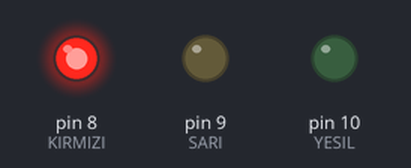
Recording of a sketch running on a simulated Arduino Uno, built with avr-gcc and run on an emulated ATmega328P. Shown: output pins drawn as LEDs (lit = HIGH).

Above: at 5.0 s.
At 15.0 s:
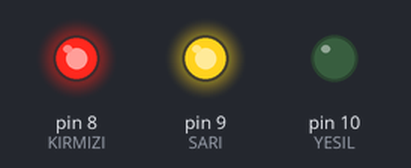
At 21.0 s:
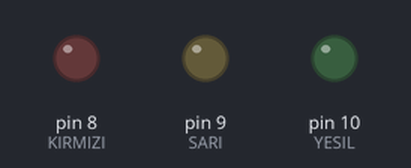
At 24.5 s:
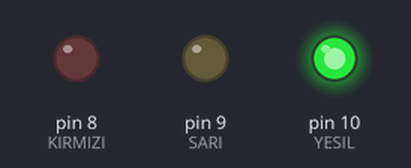
Timing chart, 0 to 35.1 s (numbered marks = the images above):
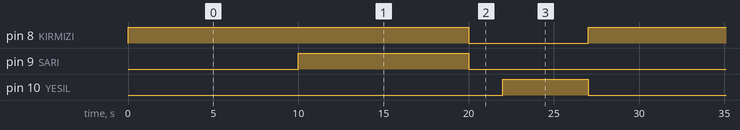

The sketch:

sketch_mar07b_ptoblem_2_TRAFIK.ino
```cpp
int KIRMIZI = 8;
int SARI = 9;
int YESIL = 10;
void setup() {
  pinMode (KIRMIZI, OUTPUT);
  pinMode (SARI, OUTPUT);
  pinMode (YESIL, OUTPUT);

}

void loop() {
  digitalWrite (KIRMIZI, HIGH);
  digitalWrite (SARI, LOW);
  digitalWrite (YESIL, LOW);
  delay (10000);
  digitalWrite (KIRMIZI, HIGH);
  digitalWrite (SARI, HIGH);
  digitalWrite (YESIL, LOW);
  delay (10000);
  digitalWrite (KIRMIZI, LOW);
  digitalWrite (SARI, LOW);
  digitalWrite (YESIL, LOW);
  delay (2000);
  digitalWrite (KIRMIZI, LOW);
  digitalWrite (SARI, LOW);
  digitalWrite (YESIL, HIGH);
  delay (5000);

}
```

Measured:
- by itself, pin 8 (KIRMIZI): alternates HIGH for 20.0 s and LOW for 7.0 s
- by itself, pin 9 (SARI): alternates HIGH for 10.0 s and LOW for 17.0 s
- by itself, pin 10 (YESIL): alternates HIGH for 5.0 s and LOW for 22.0 s
